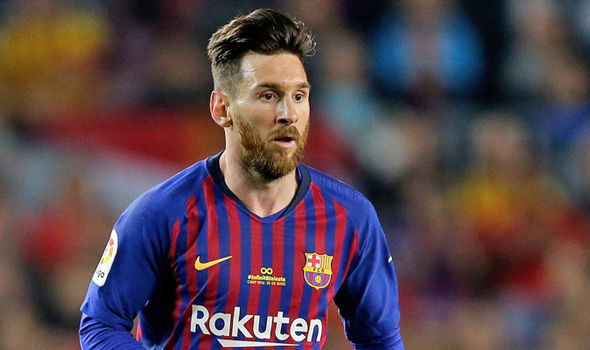
#> input picture open cv/messi.jpg, 590 x 350 px, found by its file name
$ python image_cropping.py
#> lines starting #> are read from the running program, lines starting #| are printed output that depends on the picture
import cv2
import numpy as np
image=cv2.imread('messi.jpg')
#> image is the input picture: shape (350, 590, 3); mean B, G, R 76.1, 68.3, 88.1
height,width=image.shape[:2]
#> height = 350; width = 590
start_row,start_col=int(height*.25),int(width*.25)
#> start_row = 87; start_col = 147
end_row,end_col=int(height*.45),int(width*.45)
#> end_row = 157; end_col = 265
img=image[start_row:end_row,start_col:end_col]
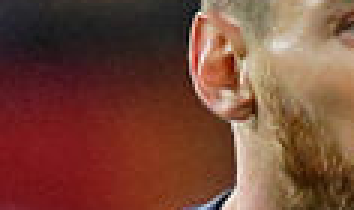
#> img: shape (70, 118, 3) (shown 3 times larger); mean B, G, R 56.1, 71.9, 118.8
cv2.imshow("original",image)
cv2.waitKey(0)
cv2.imshow("cropped",img)
cv2.waitKey(0)
cv2.destroyAllWindows()
